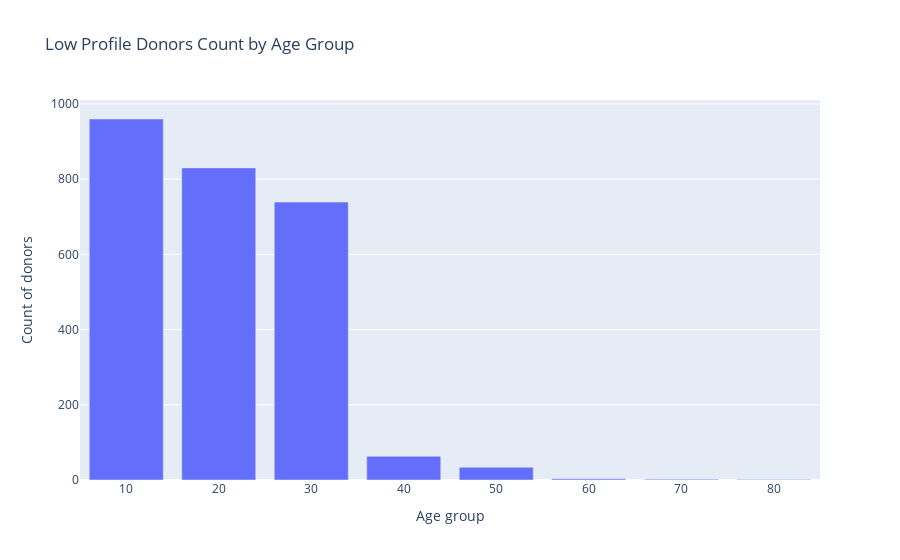

The code cell stored with this chart in its notebook:
### Code cell
fig = go.Figure(data=[
    go.Bar(name='Low Profile', x=worst_by_age_group["age_group"], y=worst_by_age_group["total_donations_per_donor"])])
fig.update_layout(
    title="Low Profile Donors Count by Age Group",
        xaxis_title="Age group",
    yaxis_title="Count of donors")
fig.show()

### Figure 1 — Plotly figure (JSON) as saved in the notebook; plotly's stock layout.template omitted (floating-point values rounded to 4 significant figures)
{"data": [{"name": "Low Profile", "type": "bar", "x": [10, 20, 30, 40, 50, 60, 70, 80], "y": [960, 830, 739, 63, 34, 3, 2, 1]}], "layout": {"title": {"text": "Low Profile Donors Count by Age Group"}, "xaxis": {"title": {"text": "Age group"}}, "yaxis": {"title": {"text": "Count of donors"}}}}
